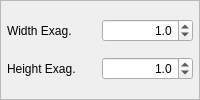
                 <widget class="QFrame" name="frame_10">
                  <property name="frameShape">
                   <enum>QFrame::StyledPanel</enum>
                  </property>
                  <property name="frameShadow">
                   <enum>QFrame::Raised</enum>
                  </property>
                  <layout class="QVBoxLayout" name="verticalLayout_39">
                   <property name="spacing">
                    <number>3</number>
                   </property>
                   <property name="leftMargin">
                    <number>6</number>
                   </property>
                   <property name="topMargin">
                    <number>6</number>
                   </property>
                   <property name="rightMargin">
                    <number>6</number>
                   </property>
                   <property name="bottomMargin">
                    <number>6</number>
                   </property>
                   <item>
                    <layout class="QHBoxLayout" name="horizontalLayout_35">
                     <item>
                      <widget class="QLabel" name="label_51">
                       <property name="font">
                        <font>
                         <weight>50</weight>
                         <bold>false</bold>
                        </font>
                       </property>
                       <property name="text">
                        <string>Width Exag.</string>
                       </property>
                      </widget>
                     </item>
                     <item>
                      <widget class="QDoubleSpinBox" name="doubleSpinBox_w_exag">
                       <property name="font">
                        <font>
                         <weight>50</weight>
                         <bold>false</bold>
                        </font>
                       </property>
                       <property name="alignment">
                        <set>Qt::AlignRight|Qt::AlignTrailing|Qt::AlignVCenter</set>
                       </property>
                       <property name="decimals">
                        <number>1</number>
                       </property>
                       <property name="minimum">
                        <double>-1000.000000000000000</double>
                       </property>
                       <property name="maximum">
                        <double>1000.000000000000000</double>
                       </property>
                       <property name="singleStep">
                        <double>0.100000000000000</double>
                       </property>
                       <property name="value">
                        <double>1.000000000000000</double>
                       </property>
                      </widget>
                     </item>
                    </layout>
                   </item>
                   <item>
                    <layout class="QHBoxLayout" name="horizontalLayout_36">
                     <item>
                      <widget class="QLabel" name="label_52">
                       <property name="font">
                        <font>
                         <weight>50</weight>
                         <bold>false</bold>
                        </font>
                       </property>
                       <property name="text">
                        <string>Height Exag.</string>
                       </property>
                      </widget>
                     </item>
                     <item>
                      <widget class="QDoubleSpinBox" name="doubleSpinBox_h_exag">
                       <property name="font">
                        <font>
                         <weight>50</weight>
                         <bold>false</bold>
                        </font>
                       </property>
                       <property name="alignment">
                        <set>Qt::AlignRight|Qt::AlignTrailing|Qt::AlignVCenter</set>
                       </property>
                       <property name="decimals">
                        <number>1</number>
                       </property>
                       <property name="minimum">
                        <double>-1000.000000000000000</double>
                       </property>
                       <property name="maximum">
                        <double>1000.000000000000000</double>
                       </property>
                       <property name="singleStep">
                        <double>0.100000000000000</double>
                       </property>
                       <property name="value">
                        <double>1.000000000000000</double>
                       </property>
                      </widget>
                     </item>
                    </layout>
                   </item>
                  </layout>
                 </widget>
